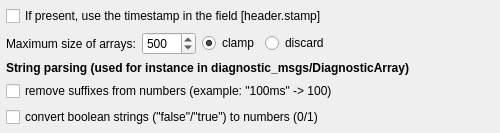
<?xml version="1.0" encoding="UTF-8"?>
<ui version="4.0">
 <class>RosParserOptionsForm</class>
 <widget class="QWidget" name="RosParserOptionsForm">
  <property name="geometry">
   <rect>
    <x>0</x>
    <y>0</y>
    <width>500</width>
    <height>120</height>
   </rect>
  </property>
  <property name="sizePolicy">
   <sizepolicy hsizetype="Preferred" vsizetype="Fixed">
    <horstretch>0</horstretch>
    <verstretch>0</verstretch>
   </sizepolicy>
  </property>
  <property name="windowTitle">
   <string>ROS Parser Options</string>
  </property>
  <layout class="QVBoxLayout" name="verticalLayout">
   <property name="spacing">
    <number>6</number>
   </property>
   <property name="leftMargin">
    <number>6</number>
   </property>
   <property name="topMargin">
    <number>6</number>
   </property>
   <property name="rightMargin">
    <number>6</number>
   </property>
   <property name="bottomMargin">
    <number>6</number>
   </property>
   <item>
    <widget class="QCheckBox" name="checkBoxTimestamp">
     <property name="text">
      <string>If present, use the timestamp in the field [header.stamp]</string>
     </property>
    </widget>
   </item>
   <item>
    <layout class="QHBoxLayout" name="layoutArraySize">
     <item>
      <widget class="QLabel" name="labelArraySize">
       <property name="text">
        <string>Maximum size of arrays:</string>
       </property>
      </widget>
     </item>
     <item>
      <widget class="QSpinBox" name="spinBoxArraySize">
       <property name="minimum">
        <number>10</number>
       </property>
       <property name="maximum">
        <number>9999</number>
       </property>
       <property name="value">
        <number>500</number>
       </property>
      </widget>
     </item>
     <item>
      <widget class="QRadioButton" name="radioMaxClamp">
       <property name="text">
        <string>clamp</string>
       </property>
       <property name="checked">
        <bool>true</bool>
       </property>
      </widget>
     </item>
     <item>
      <widget class="QRadioButton" name="radioMaxDiscard">
       <property name="text">
        <string>discard</string>
       </property>
      </widget>
     </item>
     <item>
      <spacer name="spacerArraySize">
       <property name="orientation">
        <enum>Qt::Horizontal</enum>
       </property>
       <property name="sizeHint" stdset="0">
        <size>
         <width>40</width>
         <height>20</height>
        </size>
       </property>
      </spacer>
     </item>
    </layout>
   </item>
   <item>
    <widget class="QLabel" name="labelStringParsing">
     <property name="font">
      <font>
       <bold>true</bold>
      </font>
     </property>
     <property name="text">
      <string>String parsing (used for instance in diagnostic_msgs/DiagnosticArray)</string>
     </property>
    </widget>
   </item>
   <item>
    <widget class="QCheckBox" name="checkBoxStringSuffix">
     <property name="text">
      <string>remove suffixes from numbers (example: &quot;100ms&quot; -&gt; 100)</string>
     </property>
    </widget>
   </item>
   <item>
    <widget class="QCheckBox" name="checkBoxStringBoolean">
     <property name="text">
      <string>convert boolean strings (&quot;false&quot;/&quot;true&quot;) to numbers (0/1)</string>
     </property>
    </widget>
   </item>
  </layout>
 </widget>
 <resources/>
 <connections/>
</ui>
